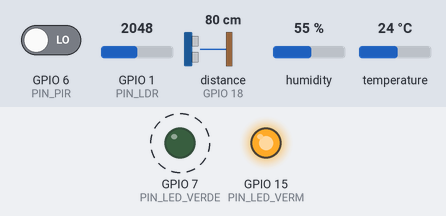
This sketch was run on a simulated ESP32-S3. On the bench: output pins drawn as LEDs (lit = HIGH). Wiring (inferred from the names in the program): ultrasonic range finder: trigger GPIO 5; echo GPIO 18. Dashed ring = blinking. The test bench sets the inputs (shaded band); at power-on: distance to the obstacle (sensor on GPIO 18) 80 cm, GPIO 1 (PIN_LDR) = 2048, GPIO 6 (PIN_PIR) LOW, humidity 55 %, temperature 24 °C. The echo pulse lasts 58.3 µs per cm; pins used as bus, display or sensor lines are not drawn; what the sketch prints to the serial monitor is not drawn.

Above: at 1.7 s.
1.8 s: distance to the obstacle (sensor on GPIO 18) set to 22 cm
4.5 s: distance to the obstacle (sensor on GPIO 18) set to 18 cm
At 5.8 s:
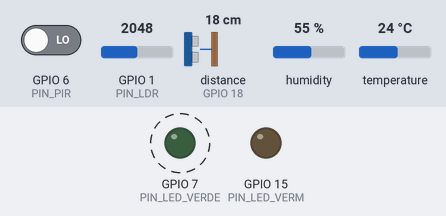
14.1 s: distance to the obstacle (sensor on GPIO 18) set to 35 cm
At 15.6 s:
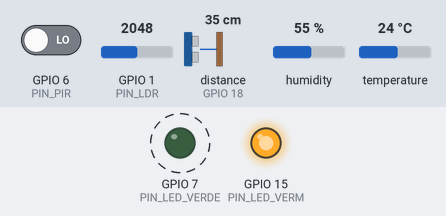
16.8 s: distance to the obstacle (sensor on GPIO 18) set to 2 cm
At 19.4 s:
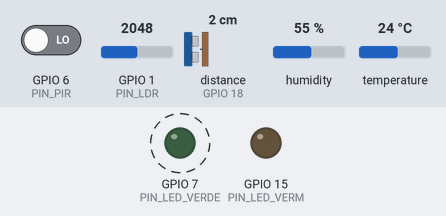
Timing chart, 0 to 23.8 s (numbered marks = the images above; inputs shaded):
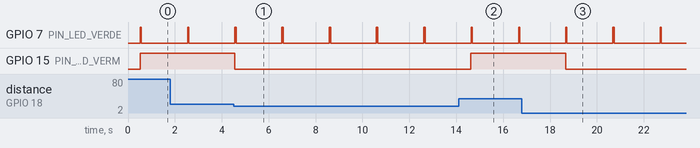

Measured:
- the behaviour switches between 21 and 20 cm on distance to the obstacle (sensor on GPIO 18) (found by bisection; images 0 and 1)
- after the input at 4.5 s, GPIO 15 (PIN_LED_VERM): HIGH → LOW after 0.05 s
- after the input at 14.1 s, GPIO 15 (PIN_LED_VERM): LOW → HIGH after 0.53 s
- after the input at 16.8 s, GPIO 15 (PIN_LED_VERM): HIGH → LOW after 1.9 s
- by itself, GPIO 7 (PIN_LED_VERDE): alternates HIGH for 0.06 s and LOW for 2.0 s

The sketch:

Edital_02_Camada_de_Servico.ino
```cpp
// esp32_chao_fabrica.ino
// ESP32 Chão de Fábrica - Adaptado para ESP32-S3 e ESP-NOW v3.x

#include <WiFi.h>
#include <esp_now.h>
#include <DHT.h>

// ===== Pinagem Adaptada para ESP32-S3 =====
#define PIN_TRIG      5   // Placa: 5
#define PIN_ECHO      18  // Placa: 18
#define PIN_DHT       4   // Placa: 4
#define PIN_LDR       1   // Placa: 1 (Precisa ser um pino ADC válido)
#define PIN_PIR       6   // Placa: 6 (Substituindo o 27)
#define PIN_LED_VERDE 7   // Placa: 7
#define PIN_LED_VERM  15  // Placa: 15

#define DHTTYPE DHT22

DHT dht(PIN_DHT, DHTTYPE);

// ===== Parâmetros do tanque =====
const float TANQUE_ALTURA_CM = 30.0;
const float TANQUE_VAZIO_CM   = 25.0;
const float TANQUE_CHEIO_CM   = 5.0;

// ===== Endereço MAC do ESP32 de monitoramento =====
// Substitua pelo MAC real do seu ESP32 de monitoramento (ou do Wokwi)
uint8_t macMonitor[] = {0xFF, 0xFF, 0xFF, 0xFF, 0xFF, 0xFF};

// ===== Struct do pacote =====
typedef struct __attribute__((packed)) {
  float nivel_tinta;
  float temperatura;
  float umidade;
  int   luminosidade;
  int   presenca;
  uint32_t timestamp_ms;
} PacoteDados;

PacoteDados pacote;
esp_now_peer_info_t peerInfo;

// ===== Callback de envio =====
// ATENÇÃO: Na versão 3.x do ESP32, o primeiro parâmetro mudou para wifi_tx_info_t*
void onEnvio(const wifi_tx_info_t *info, esp_now_send_status_t status) {
  if (status == ESP_NOW_SEND_SUCCESS) {
    Serial.println("Pacote enviado com sucesso");
    // Pisca LED verde 1x
    digitalWrite(PIN_LED_VERDE, HIGH);
    delay(50);
    digitalWrite(PIN_LED_VERDE, LOW);
  } else {
    Serial.println("Falha no envio ESPNOW");
    // Pisca LED vermelho 1x
    digitalWrite(PIN_LED_VERM, HIGH);
    delay(50);
    digitalWrite(PIN_LED_VERM, LOW);
  }
}

// ===== Leitura do ultrassônico =====
float lerDistanciaCm() {
  digitalWrite(PIN_TRIG, LOW);
  delayMicroseconds(2);
  digitalWrite(PIN_TRIG, HIGH);
  delayMicroseconds(10);
  digitalWrite(PIN_TRIG, LOW);
  long dur = pulseIn(PIN_ECHO, HIGH, 30000);
  if (dur == 0) return -1;
  return dur * 0.0343 / 2.0;
}

float calcularNivelPercent(float dist) {
  if (dist < 0) return -1;
  float pct = (TANQUE_VAZIO_CM - dist) / (TANQUE_VAZIO_CM - TANQUE_CHEIO_CM) * 100.0;
  if (pct < 0)   pct = 0;
  if (pct > 100) pct = 100;
  return pct;
}

void setup() {
  Serial.begin(115200);
  delay(500);

  pinMode(PIN_TRIG, OUTPUT);
  pinMode(PIN_ECHO, INPUT);
  pinMode(PIN_LDR, INPUT);
  pinMode(PIN_PIR, INPUT);
  pinMode(PIN_LED_VERDE, OUTPUT);
  pinMode(PIN_LED_VERM, OUTPUT);

  dht.begin();

  WiFi.mode(WIFI_STA);
  Serial.print("MAC deste ESP32: ");
  Serial.println(WiFi.macAddress());

  if (esp_now_init() != ESP_OK) {
    Serial.println("Erro ao iniciar ESP-NOW");
    return;
  }

  // REGISTRO DO CALLBACK CORRIGIDO PARA A VERSÃO 3.x
  esp_now_register_send_cb(onEnvio);

  memcpy(peerInfo.peer_addr, macMonitor, 6);
  peerInfo.channel = 0;
  peerInfo.encrypt = false;

  if (esp_now_add_peer(&peerInfo) != ESP_OK) {
    Serial.println("Falha ao adicionar peer");
  }
}

void loop() {
  float dist = lerDistanciaCm();
  float nivel = calcularNivelPercent(dist);

  float temp = dht.readTemperature();
  float umid = dht.readHumidity();
  if (isnan(temp)) temp = 0;
  if (isnan(umid)) umid = 0;

  int lux = analogRead(PIN_LDR);
  int pres = digitalRead(PIN_PIR);

  pacote.nivel_tinta  = nivel;
  pacote.temperatura  = temp;
  pacote.umidade      = umid;
  pacote.luminosidade = lux;
  pacote.presenca     = pres;
  pacote.timestamp_ms = millis();

  Serial.print("Nivel do tanque: "); Serial.print(nivel); Serial.println("%");
  Serial.print("Temperatura: "); Serial.print(temp); Serial.print(" ºC | Umidade: "); Serial.print(umid); Serial.println("%");
  Serial.print("Luminosidade: "); Serial.println(lux);
  Serial.println(pres ? "Presença detectada" : "Sem presença");

  if (nivel < 20.0) {
    digitalWrite(PIN_LED_VERM, HIGH);
    digitalWrite(PIN_LED_VERDE, LOW);
    Serial.println("Alerta! Nível de tinta baixo.");
    Serial.println("Alerta – verificar tanque de tinta");
  } else {
    digitalWrite(PIN_LED_VERM, LOW);
    digitalWrite(PIN_LED_VERDE, HIGH);
    Serial.println("Operação normal");
  }

  esp_err_t r = esp_now_send(macMonitor, (uint8_t *)&pacote, sizeof(pacote));
  if (r != ESP_OK) {
    Serial.println("Falha no envio ESPNOW (erro)");
    digitalWrite(PIN_LED_VERM, HIGH);
    delay(100);
    digitalWrite(PIN_LED_VERM, LOW);
  }

  Serial.println("---------------------------------");
  delay(2000);
}
```
